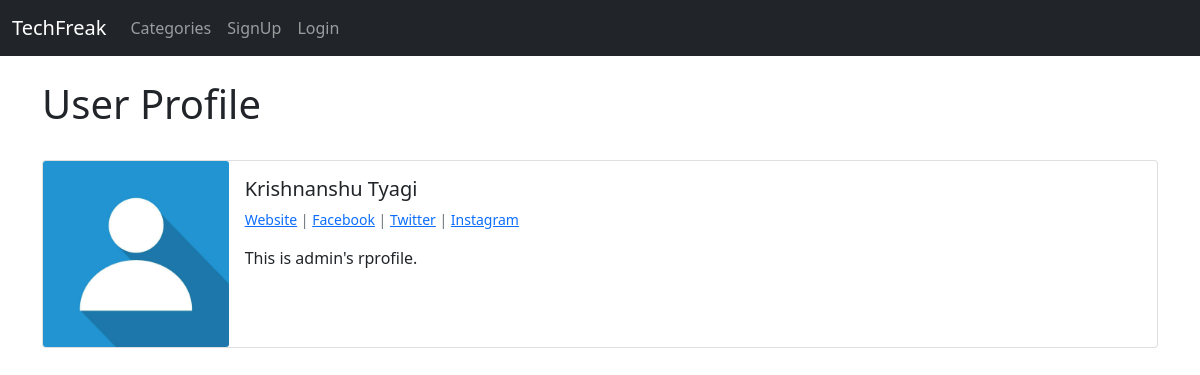
The page /members/6/profile/ on the database its author committed.
### theblog/models.py (models this page shows, shortened)
class Profile(models.Model):
    user = models.OneToOneField(User, null=True, on_delete=models.CASCADE)
    bio = models.TextField()
    profile_pic = models.ImageField(null=True, blank=True, upload_to="images/profile")
    website_url = models.CharField(max_length=255, null=True, blank=True)
    facebook_url = models.CharField(max_length=255, null=True, blank=True)
    twitter_url = models.CharField(max_length=255, null=True, blank=True)
    instagram_url = models.CharField(max_length=255, null=True, blank=True)

### members/views.py (the view)
# urls.py: path('<int:pk>/profile/', ShowProfilePageView.as_view(), name='show_profile_page'),
class ShowProfilePageView(DetailView):
    model = Profile
    template_name = 'registration/user_profile.html'
    def get_context_data(self, *args, **kwargs):
        context = super(ShowProfilePageView, self).get_context_data(*args, **kwargs)
        page_user = get_object_or_404(Profile, id=self.kwargs['pk'])
        context["page_user"] = page_user
        return context

### members/templates/registration/user_profile.html
{% extends 'base.html' %}
{% load static %}
{% block content %}
<h1>User Profile</h1>
<br/>
<div class="card mb-3">
  <div class="row g-0">
    <div class="col-md-2">
        {% if page_user.user.profile_pic.url %}
            <img src="{{ page_user.user.profile_pic.url }}" class="card-img">
        {% else %}
            <img src="{% static 'theblog/images/default-profile-picture.jpg' %}" class="card-img">
        {% endif %}
    </div>
    <div class="col-md-10">
      <div class="card-body">
        <h5 class="card-title">
            {{ page_user.user.first_name }}
            {{ page_user.user.last_name }}
        </h5>
        <p class="small text-muted">
            {% if page_user.website_url %}
                <a href="{{ page_user.website_url }}">Website</a> |
            {% endif %}
            {% if page_user.facebook_url %}
                <a href="{{ page_user.facebook_url }}">Facebook</a> |
            {% endif %}
            {% if page_user.twitter_url %}
                <a href="{{ page_user.twitter_url }}">Twitter</a> |
            {% endif %}
            {% if page_user.instagram_url%}
                <a href="{{ page_user.instagram_url }}">Instagram</a>
            {% endif %}
        </p>
        <p class="card-text">
            {{ page_user.bio }}
        </p>
      </div>
    </div>
  </div>
</div>
{% endblock %}

### rows shown on the page
Profile: user.first_name "Krishnanshu", user.last_name "Tyagi", bio "This is admin's rprofile."
